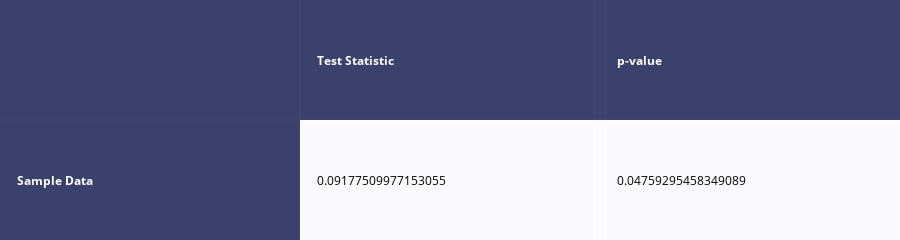

Notebook source saved alongside this figure:
### Code cell
ks_2sample("mortdue", "bad")

### Figure 1 — Plotly figure (JSON) as saved in the notebook; plotly's stock layout.template omitted (floating-point values rounded to 4 significant figures)
{"data": [{"colorscale": [[0, "#00083e"], [0.5, "#ededee"], [1, "#ffffff"]], "hoverinfo": "none", "opacity": 0.75, "showscale": false, "type": "heatmap", "z": [[0, 0, 0], [0, 0.5, 0.5]]}], "layout": {"annotations": [{"align": "left", "font": {"color": "#ffffff"}, "showarrow": false, "text": "<b></b>", "x": -0.45, "xanchor": "left", "xref": "x", "y": 0, "yref": "y"}, {"align": "left", "font": {"color": "#ffffff"}, "showarrow": false, "text": "<b>Test Statistic</b>", "x": 0.55, "xanchor": "left", "xref": "x", "y": 0, "yref": "y"}, {"align": "left", "font": {"color": "#ffffff"}, "showarrow": false, "text": "<b>p-value</b>", "x": 1.55, "xanchor": "left", "xref": "x", "y": 0, "yref": "y"}, {"align": "left", "font": {"color": "#ffffff"}, "showarrow": false, "text": "<b>Sample Data</b>", "x": -0.45, "xanchor": "left", "xref": "x", "y": 1, "yref": "y"}, {"align": "left", "font": {"color": "#000000"}, "showarrow": false, "text": "0.09177509977153055", "x": 0.55, "xanchor": "left", "xref": "x", "y": 1, "yref": "y"}, {"align": "left", "font": {"color": "#000000"}, "showarrow": false, "text": "0.04759295458349089", "x": 1.55, "xanchor": "left", "xref": "x", "y": 1, "yref": "y"}], "height": 110, "margin": {"b": 0, "l": 0, "r": 0, "t": 0}, "xaxis": {"dtick": 1, "gridwidth": 2, "showticklabels": false, "tick0": -0.5, "ticks": "", "zeroline": false}, "yaxis": {"autorange": "reversed", "dtick": 1, "gridwidth": 2, "showticklabels": false, "tick0": 0.5, "ticks": "", "zeroline": false}}}
